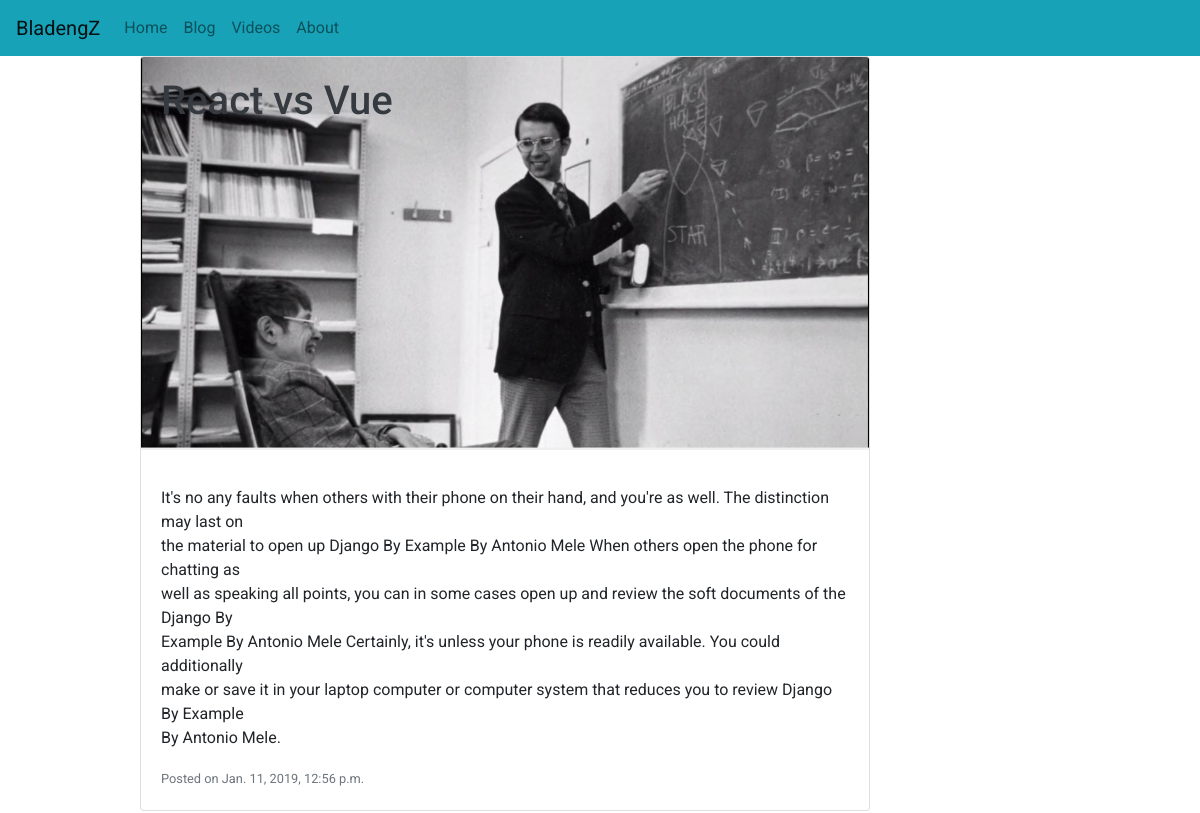
Screenshot of /blog/2019/01/11/react-vs-vue/ with the database file from the repository.
### blog/models.py (models this page shows, shortened)
class Post(models.Model):
    STATUS = (
        ('Draft', 'D'),
        ('Published', 'P')
    )
    title = models.CharField(max_length=150)
    body = models.TextField()
    created = models.DateTimeField(auto_now_add=True)
    updated = models.DateTimeField(auto_now=True)
    image_header = models.ImageField(upload_to='images/image_headers', null=True, blank=True)
    status = models.CharField(choices=STATUS, max_length=9)
    slug = models.SlugField()

### blog/views.py (the view)
# urls.py: path('<int:year>/<int:month>/<int:day>/<slug>/', PostDetailView.as_view(), name='post_detail'),
class PostDetailView(DetailView):
    model = Post

### bladengz/templates/blog/post_detail.html (shortened to what this page needs)
{% extends 'base.html' %}
{% load disqus_tags %}
{% block content %}
    <div class="row">
        <div class="col-md-1">
        </div>
        <div class="col-md-8">
            <div class="card mb-3">
          <img src="{{post.image_header.url}}" class="card-img-top" alt="...">
                <div class="card-img-overlay">
                    <h1 class="card-title mr-auto text-dark">{{post.title}}</h1>
            </div>
          <div class="card-body">
            <p class="card-text">{{post.body|linebreaks}}</p>
            <p class="card-text"><small class="text-muted">Posted on {{post.created}}</small></p>
          </div>
        </div>
        </div>
        <div class="col-md-2"></div>
    </div>
{% endblock content %}

### bladengz/static/css/styles.css (style rules this page uses)
body { font-family: 'Roboto', sans-serif; }

### rows the page displays
Post: image_header (picture), title "React vs Vue", body "It's no any faults when others with their phone on their hand, and you're as well. The distinction may last on the material to open up Django By Example By Antonio Mele When others open the phone for chatting as well as speaking all points, you can in some cases open up and review the soft documents of the Django By Example By Antonio Mele Certainly, it's unless your phone is readily available. You could additionally make or save it in your laptop computer or computer system that reduces you to review Django By Example By Antonio Mele.", created "Jan. 11, 2019, 12:56 p.m."
